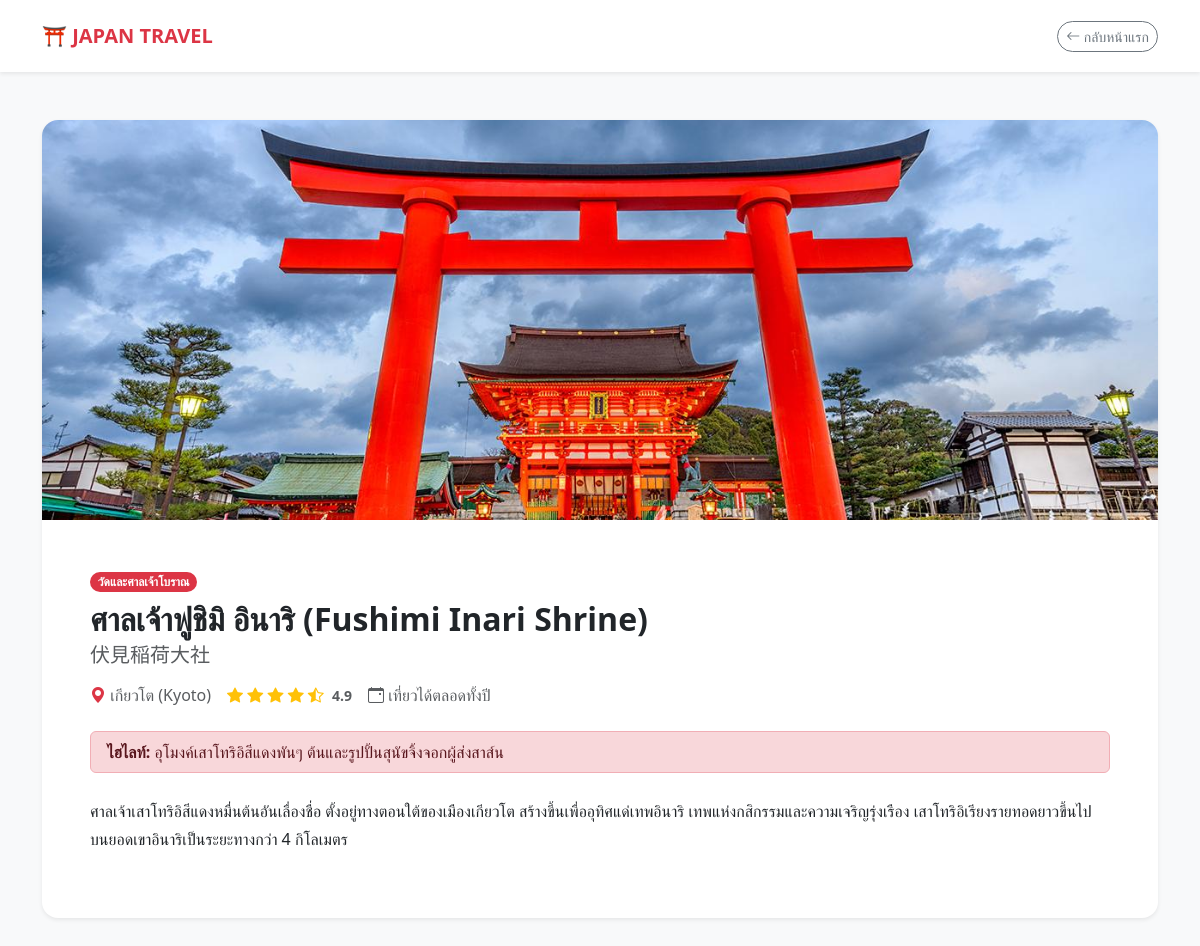
Screenshot of /place_detail.php?id=2 with the database file from the repository.
### tables this page shows
CREATE TABLE `places` (
  `id` int(11) NOT NULL,
  `category_id` int(11) NOT NULL,
  `name` varchar(200) NOT NULL,
  `name_jp` varchar(200) DEFAULT NULL,
  `prefecture` varchar(100) NOT NULL,
  `description` text NOT NULL,
  `highlight` varchar(300) DEFAULT NULL,
  `image` varchar(500) DEFAULT NULL,
  `rating` decimal(2,1) DEFAULT 5.0,
  `best_season` varchar(200) DEFAULT NULL
);

CREATE TABLE `categories` (
  `id` int(11) NOT NULL,
  `name` varchar(100) NOT NULL,
  `description` text DEFAULT NULL,
  `icon` varchar(50) DEFAULT 'bi-geo-alt'
);

### place_detail.php (the view, shortened to what this page needs)
<?php
require_once __DIR__ . '/config.php';
$id = intval($_GET['id'] ?? 1);
$stmt = $pdo->prepare("SELECT p.*, c.name AS category_name, c.icon AS category_icon FROM `places` p INNER JOIN `categories` c ON p.category_id = c.id WHERE p.id = :id LIMIT 1");
$stmt->execute([':id' => $id]);
$place = $stmt->fetch();
?>
<!DOCTYPE html>
<html lang="th">
<head>
    <link href="https://cdn.jsdelivr.net/npm/bootstrap@5.3.3/dist/css/bootstrap.min.css" rel="stylesheet">
    <link rel="stylesheet" href="https://cdn.jsdelivr.net/npm/bootstrap-icons@1.11.3/font/bootstrap-icons.min.css">
</head>
<body class="bg-light">
<nav class="navbar bg-white shadow-sm py-3 mb-4">
    <div class="container">
        <a class="navbar-brand fw-bold text-danger" href="index.php">⛩️ JAPAN TRAVEL</a>
        <a href="index.php" class="btn btn-outline-secondary rounded-pill btn-sm"><i class="bi bi-arrow-left"></i> กลับหน้าแรก</a>
    </div>
</nav>
<div class="container py-4">
    <div class="card border-0 shadow-sm rounded-4 overflow-hidden mb-4">
        <img src="<?= getImageUrl($place['image']) ?>" style="height: 400px; object-fit: cover;">
        <div class="card-body p-4 p-md-5">
            <span class="badge bg-danger rounded-pill mb-2"><?= htmlspecialchars($place['category_name']) ?></span>
            <h2 class="fw-bold mb-1"><?= htmlspecialchars($place['name']) ?></h2>
            <h5 class="text-muted mb-3"><?= htmlspecialchars($place['name_jp'] ?: '') ?></h5>
            <div class="d-flex gap-3 text-muted mb-4">
                <span><i class="bi bi-geo-alt-fill text-danger"></i> <?= htmlspecialchars($place['prefecture']) ?></span>
                <span><?= renderRatingStars($place['rating']) ?></span>
                <span><i class="bi bi-calendar-event"></i> <?= htmlspecialchars($place['best_season'] ?: 'ตลอดปี') ?></span>
            </div>
            <?php if ($place['highlight']): ?>
                <div class="alert alert-danger py-2 mb-4"><strong>ไฮไลท์:</strong> <?= htmlspecialchars($place['highlight']) ?></div>
            <?php endif; ?>
            <p style="line-height: 1.8; white-space: pre-line;"><?= htmlspecialchars($place['description']) ?></p>
        </div>
    </div>
</div>
</body>
</html>

### config.php (shortened to what this page needs)
<?php
function getImageUrl($image, $basePrefix = '') {
    return $basePrefix . 'uploads/' . htmlspecialchars($image);
}
function renderRatingStars($rating) {
    $rating = floatval($rating);
    $full = floor($rating);
    $half = ($rating - $full >= 0.5) ? 1 : 0;
    $empty = 5 - $full - $half;
    $html = '<span class="text-warning rating-stars">';
    for ($i = 0; $i < $full; $i++) $html .= '<i class="bi bi-star-fill"></i> ';
    if ($half) $html .= '<i class="bi bi-star-half"></i> ';
    for ($i = 0; $i < $empty; $i++) $html .= '<i class="bi bi-star"></i> ';
    $html .= '</span> <small class="fw-bold text-muted ms-1">' . number_format($rating, 1) . '</small>';
    return $html;
}

### rows the page displays
places: image (picture), category.name "วัดและศาลเจ้าโบราณ", name "ศาลเจ้าฟูชิมิ อินาริ (Fushimi Inari Shrine)", name_jp "伏見稲荷大社", prefecture "เกียวโต (Kyoto)", rating "4.9", best_season "เที่ยวได้ตลอดทั้งปี", highlight "อุโมงค์เสาโทริอิสีแดงพันๆ ต้นและรูปปั้นสุนัขจิ้งจอกผู้ส่งสาส์น", description "ศาลเจ้าเสาโทริอิสีแดงหมื่นต้นอันเลื่องชื่อ ตั้งอยู่ทางตอนใต้ของเมืองเกียวโต สร้างขึ้นเพื่ออุทิศแด่เทพอินาริ เทพแห่งกสิกรรมและความเจริญรุ่งเรือง เสาโทริอิเรียงรายทอดยาวขึ้นไปบนยอดเขาอินาริเป็นระยะทางกว่า 4 กิโลเมตร"
